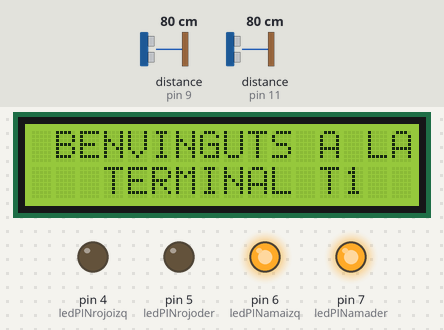
Bench run of a sketch on a simulated Arduino Uno, built with avr-gcc and run on an emulated ATmega328P. Shown: 16×2 character LCD, output pins drawn as LEDs (lit = HIGH). The inputs (shaded band) are chosen by the test bench; at power-on: distance to the obstacle (sensors on pin 11, pin 9) 80 cm. The echo pulse lasts 58.3 µs per cm; what the sketch prints to the serial monitor is not drawn.

Above: at 1.2 s.
1.3 s: distance to the obstacle (sensor on pin 11) set to 54 cm
2.8 s: distance to the obstacle (sensor on pin 11) set to 45 cm
At 4.6 s:
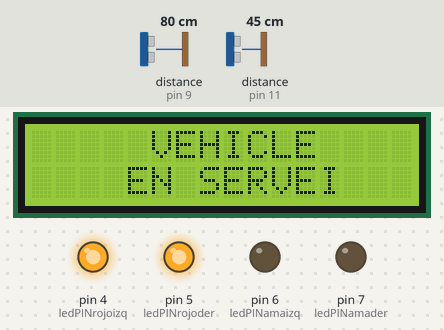
At 6.56 s:
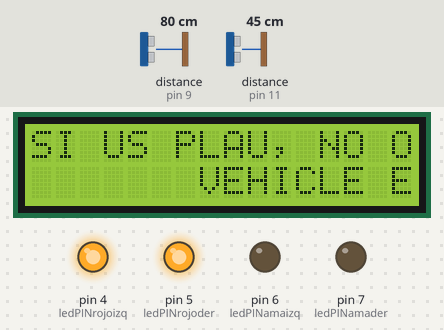
Timing chart, 0 to 8.1 s (numbered marks = the images above; inputs shaded):
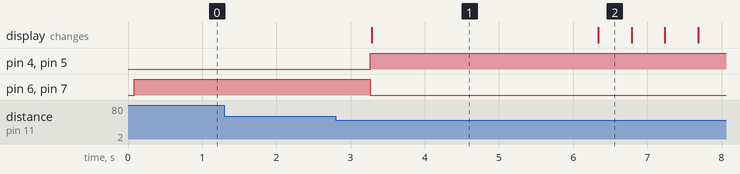

The sketch:

codi_cotxe_v3.ino
```cpp
//Abrir teclado Ctrl+MAYUS+M
//analogWrite(13, 200);//subir potencia led
//Aquest script utilitza Arduino Uno i Raspberry pi 3 Model B V1.2 per comunicar-se

#include <Wire.h> //llibreria arduino que el connecta al bus
#include <LiquidCrystal_I2C.h> //llibreria pantalla
#include <Ultrasonic.h> //llibreria ultraso

LiquidCrystal_I2C lcd (0x3F, 16, 2); //inicialització pantalla
Ultrasonic sensordavant(12,11); //pin trig, pin echo
Ultrasonic sensorpost(8,9); //pin trig, pin echo

int distsensordavant; // variable de distancia de l'ultraso de davant
int distsensorposterior; // variable de distancia de l'ultraso de darrere
const int ledPINrojoizq = 4; //pin del led vermell esquerre a la placa
const int ledPINrojoder = 5; //pin del led vermell dret a la placa
const int ledPINamaizq = 6; //pin del led groc esquerre a la placa
const int ledPINamader = 7; //pin del led groc dret a la placa

void setup(){
 Serial.begin(9600); //Estableix la velocitat de dades en bits/s del port serial
 pinMode(ledPINrojoizq , OUTPUT);  //definir pin com a sortida
 pinMode(ledPINrojoder , OUTPUT); //definir pin com a sortida
 pinMode(ledPINamaizq , OUTPUT);  //definir pin com a sortida
 pinMode(ledPINamader , OUTPUT); //definir pin com a sortida
 Wire.begin(); //inicialitza la llibreria Wire i connecta arduino al bus
 lcd.begin(16, 2); //dimensions pantalla lcd (amplada i altura)
 lcd.clear(); //neteja la pantalla lcd
 lcd.backlight(); //Encén la llum de la pantalla
}

void loop(){


  //Llegeix la distància del sensor de davant
  distsensordavant = sensordavant.distanceRead();
  //Llegeix la distància del sensor de darrere
  distsensorposterior = sensorpost.distanceRead();
  //Espera 500 ms entre cada lectura
  //Si la distància es menor a 20 cm els leds de darrere s'encendran i s'aturarà
  //el cotxe i mostrarà el següent missatge per la pantalla lcd
  if( distsensordavant <= 50 ){
    Serial.println("Obstacle davant");//Enviament informació Raspberry pi
    digitalWrite(ledPINrojoder , HIGH);
    digitalWrite(ledPINrojoizq , HIGH);
    digitalWrite(ledPINamader , LOW);
    digitalWrite(ledPINamaizq , LOW);
    lcd.clear();
    lcd.setCursor(5, 0);
    lcd.print("VEHICLE");
    lcd.setCursor(4, 1);
    lcd.print("EN SERVEI");
    delay(3000);
    lcd.clear();
    for(int c=0;c<20;c++){
      lcd.setCursor(1, 0);
      lcd.print("SI US PLAU, NO OBSTACULITZI LA VIA");
      lcd.scrollDisplayLeft(); // Movimiento a la Izquierda
      lcd.setCursor(8, 1);
      lcd.print("VEHICLE EN SERVEI");
      delay(400);
    }
  //Si la distància es menor a 20 cm els leds de darrere s'encendran i s'aturarà
  //el cotxe i mostrarà el següent missatge per la pantalla lcd
  }else if(distsensorposterior <= 50){
    Serial.println("Obstacle darrere");//Enviament informació Raspberry pi
    digitalWrite(ledPINrojoder , HIGH);
    digitalWrite(ledPINrojoizq , HIGH);
    digitalWrite(ledPINamader , LOW);
    digitalWrite(ledPINamaizq , LOW);
    lcd.clear();
    lcd.setCursor(4, 0);
    lcd.print("OBSTACLE");
    lcd.setCursor(3, 1);
    lcd.print("AL DARRERE");
    delay(400);
  }
  else{
      //Si el cotxe no te cap obstacle ni davant ni darrere el cotxe anirà endavant
    //seguint la línia negra i mostrarà el següent missatge per la pantalla lcd
    //amb els leds grocs encessos i els vermells apagats

      digitalWrite(ledPINrojoder , LOW);
      digitalWrite(ledPINrojoizq , LOW);
      lcd.clear();
      digitalWrite(ledPINamader , HIGH);
      digitalWrite(ledPINamaizq , HIGH);
      lcd.setCursor(1, 0);
      lcd.print("BENVINGUTS A LA");
      lcd.setCursor(3, 1);
      lcd.print("TERMINAL T1");
      delay(600);
  }
}
```

Measured:
- the behaviour switches between 51 and 50 cm on distance to the obstacle (sensor on pin 11) (found by bisection; images 0 and 1)
- after the input at 1.3 s, every drawn part: stays the same
- after the input at 2.8 s, pin 4 (ledPINrojoizq), pin 5 (ledPINrojoder): LOW → HIGH after 0.47 s; pin 6 (ledPINamaizq), pin 7 (ledPINamader): HIGH → LOW after 0.47 s; the display: changes after 0.49 s (image 1)
- what the display in image 1 shows lasts 3.0 s, from 3.3 s to 6.3 s
- what the display in image 2 shows lasts 0.5 s, from 6.3 s to 6.8 s
